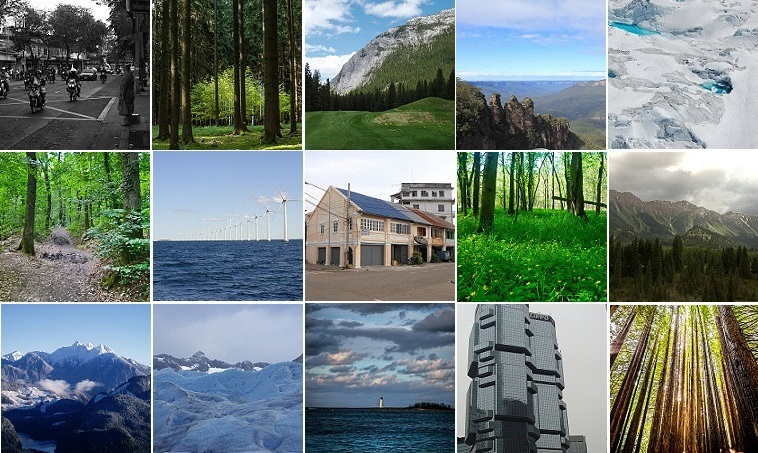
#> input picture Week 2/Opencv Getting Started/azurem-train-deploy - Copy.jpg, 758 x 453 px
$ python opencv_getting_started.py
#> lines starting #> are read from the running program, lines starting #| are printed output that depends on the picture; after the words box and inside, x2 and y2 are one past the last pixel; in counts of white or black regions, pixels touching at a corner belong together
import cv2
import numpy as np

image = cv2.imread("images/0.jpg")

image2 = cv2.imread("azurem-train-deploy - Copy.jpg")
#> image2 is the input picture: shape (453, 758, 3); mean B, G, R 120.3, 123.8, 109.9
image3 = cv2.imread("Screenshot (115).png")
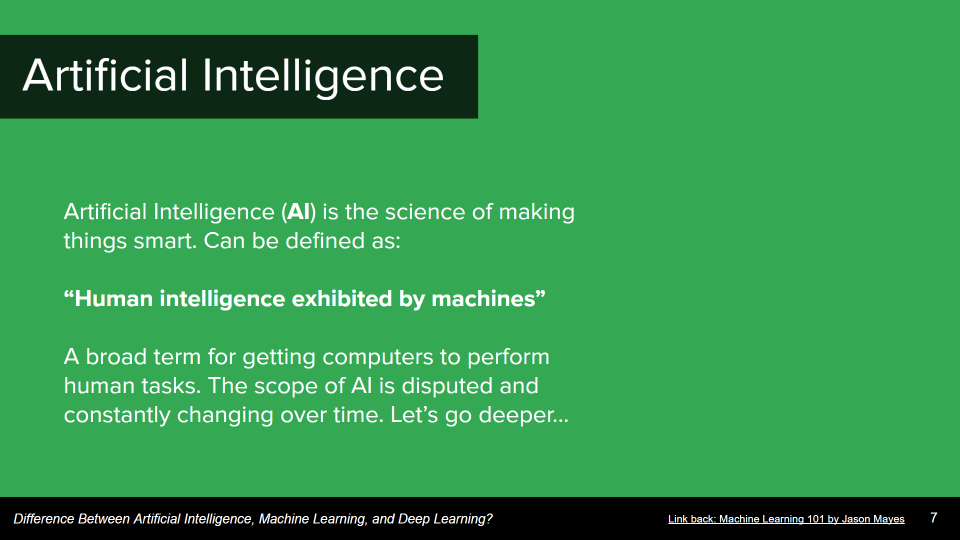
#> input picture Week 2/Opencv Getting Started/Screenshot (115).png, 1920 x 1080 px (shown at 1/2 size)
#> image3 is the input picture: shape (1080, 1920, 3); mean B, G, R 79, 149.8, 53
# RGB
# OpenCV: BGR

print(image2.shape)
#| (453, 758, 3)

# Change value of a pixel
print(image2[2, 0])
#| [108 108 108]
image2[2, 0] = [46, 25, 87]
#> image2: shape (453, 758, 3); under 0.01% of pixels changed, all inside (x1, y1, x2, y2) = (0, 2, 1, 3)
print(image2[2, 0])
#| [46 25 87]


# Crop : array slice

# h, w, c
xmin, ymin, xmax, ymax = 150, 150, 600, 450
sub_image = image2[ymin:ymax, xmin:xmax]
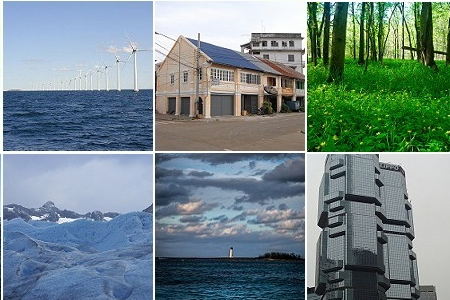
#> sub_image: shape (300, 450, 3); mean B, G, R 137.4, 135.5, 115.4
cv2.imshow("img", sub_image)
#  height  width

# Sub chunk dimension = (Same dimensio)

image3[ymin:ymax, 500:950] = sub_image
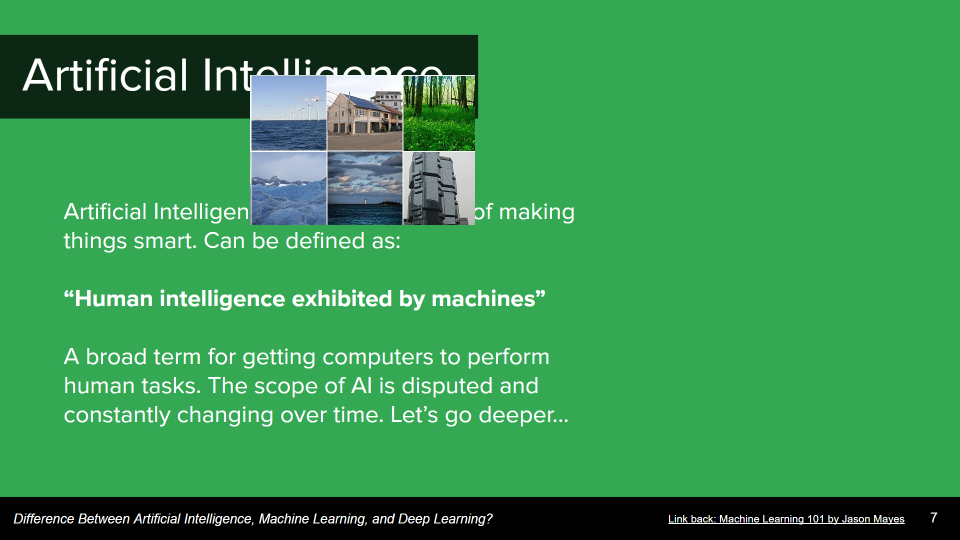
#> image3: shape (1080, 1920, 3) (shown at 1/2 size); 6.51% of pixels changed, all inside (x1, y1, x2, y2) = (500, 150, 950, 450)

cv2.imshow("image 3", image3)


# [18 lines of commented-out code are left out]


'''
cv2.imshow("my image", image)
cv2.imshow("second image", image2)
'''
if cv2.waitKey() == 0:
#> (key Esc is pressed here)
    cv2.destroyAllWindows()
